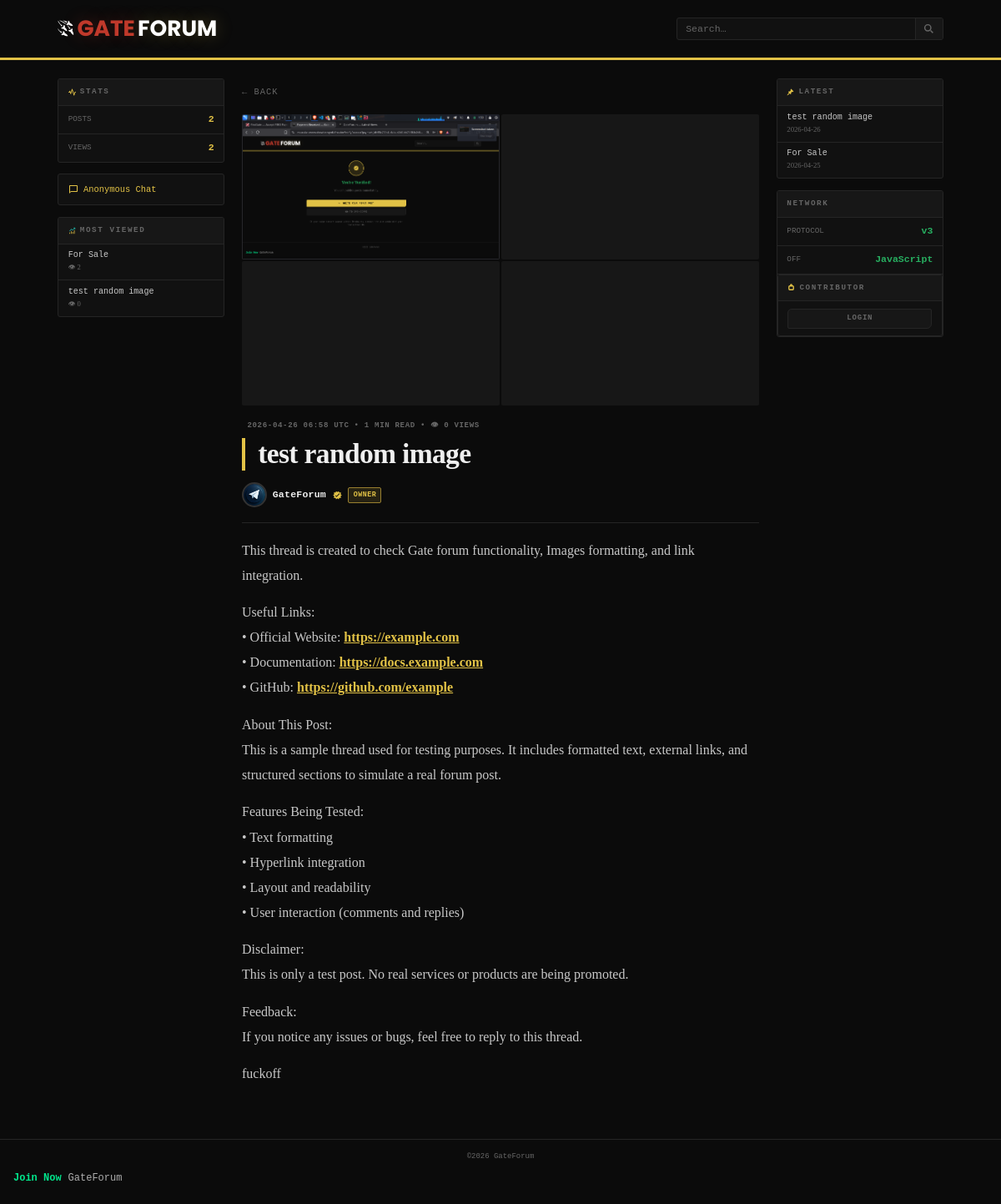
The page /post/035b8b046ecf43f6bb8ec35659585944 on the database as committed earlier.
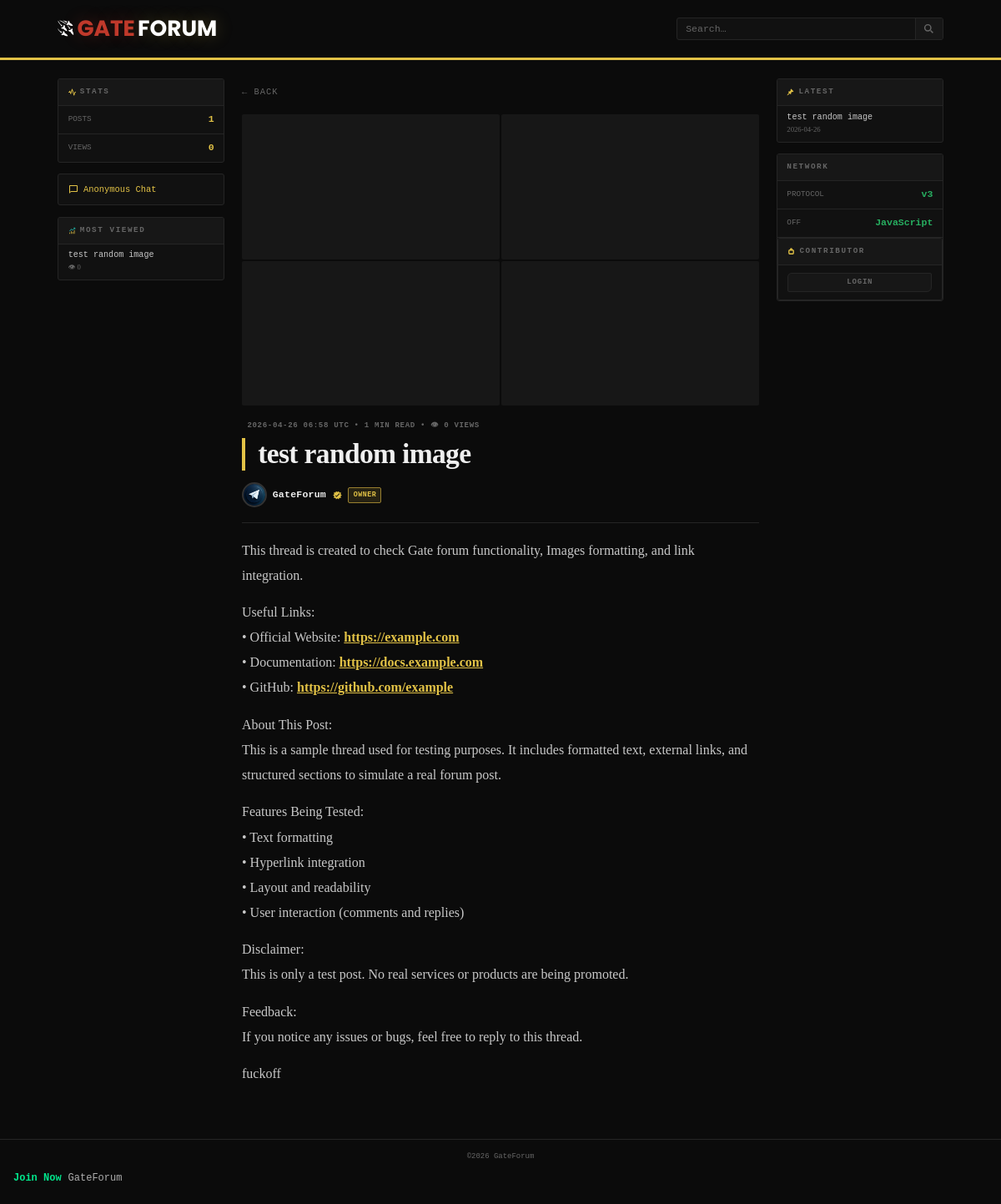
The same page on the database as committed later.
### tables this page shows
CREATE TABLE settings (
            key   TEXT PRIMARY KEY,
            value TEXT NOT NULL DEFAULT ''
        , updated TEXT NOT NULL DEFAULT '');

CREATE TABLE posts (
            id        TEXT PRIMARY KEY,
            title     TEXT NOT NULL,
            body      TEXT NOT NULL,
            images    TEXT NOT NULL DEFAULT '[]',
            author    TEXT NOT NULL DEFAULT 'GateForum',
            role      TEXT NOT NULL DEFAULT '',
            views     INTEGER NOT NULL DEFAULT 0,
            pinned    INTEGER NOT NULL DEFAULT 0,
            created   TEXT NOT NULL,
            edited    TEXT NOT NULL DEFAULT '',
            token_id  TEXT NOT NULL DEFAULT '',
            author_id TEXT NOT NULL DEFAULT ''
        );

CREATE TABLE authors (
            id       TEXT PRIMARY KEY,
            name     TEXT NOT NULL UNIQUE,
            avatar   TEXT NOT NULL DEFAULT '',
            verified INTEGER NOT NULL DEFAULT 0,
            role_badge TEXT NOT NULL DEFAULT '',
            created  TEXT NOT NULL
        );

### app.py (the view)
@app.route("/post/<post_id>")
def post_detail(post_id):
    if get_setting("maintenance","0")=="1" and not _is_admin():
        return render_template("error.html", code=503, msg="Site under maintenance."), 503
    db   = get_db()
    post = db.execute("SELECT * FROM posts WHERE id=?", (post_id,)).fetchone()
    if not post: abort(404)
    db.execute("UPDATE posts SET views=views+1 WHERE id=?", (post_id,))
    db.commit()
    post = db.execute("SELECT * FROM posts WHERE id=?", (post_id,)).fetchone()
    ed   = _enrich(post)
    return render_template("post.html",
        post=post, imgs=ed["imgs"], author_row=ed["author_row"], rt=ed["rt"],
        tok_verified=ed["tok_verified"], tok_avatar=ed["tok_avatar"], sidebar=_sidebar(db))

### app.py (called while the page is built, shortened)
def _chk(store, ip, limit, window) -> bool:
    now = time.time(); cut = now - window
    store[ip] = [t for t in store[ip] if t > cut]
    if len(store[ip]) >= limit: return True
    store[ip].append(now); return False

def _header_anomaly() -> bool:
    ua  = request.headers.get("User-Agent", "")
    acc = request.headers.get("Accept", "")
    is_tor_like = (
        request.remote_addr in ("127.0.0.1", "::1")
        or ".onion" in (request.host or "")
        or not request.headers.get("Accept-Language")  # Tor strips this
    )
    if is_tor_like:
        if request.method == "GET" and not acc:
            return True
        return False

@app.before_request
def _detect_network():
    host = (request.host or "").lower()
    g.via_tor   = host.endswith(".onion") or host in ("127.0.0.1", "::1")
    g.site_host = host

def get_db():
    if "db" not in g:
        g.db = sqlite3.connect(app.config["DATABASE"],
                               detect_types=sqlite3.PARSE_DECLTYPES)
        g.db.row_factory = sqlite3.Row
        g.db.execute("PRAGMA journal_mode=WAL")
        g.db.execute("PRAGMA synchronous=NORMAL")
        g.db.execute("PRAGMA cache_size=-8000")
        g.db.execute("PRAGMA foreign_keys=ON")
    return g.db

@app.teardown_appcontext
def _close_db(e=None):
    db = g.pop("db", None)
    if db: db.close()

def get_setting(key: str, default: str = "") -> str:
    db  = get_db()
    row = db.execute("SELECT value FROM settings WHERE key=?", (key,)).fetchone()
    return row["value"] if row else default

def _get_token_row(tok: str):
    if not tok or len(tok) > 200: return None
    return get_db().execute(
        "SELECT * FROM tokens WHERE token_hash=? AND revoked=0",
        (_hash_token(tok),)
    ).fetchone()

def _current_tok():
    return _get_token_row(request.cookies.get("dn_token",""))

def _is_admin() -> bool:
    return bool(session.get("admin"))

def _author_by_id(aid: str):
    if not aid: return None
    return get_db().execute("SELECT * FROM authors WHERE id=?", (aid,)).fetchone()

def _escape(s): return html.escape(s, quote=False)

def _linkify(s):
    return _URL_RE.sub(
        lambda m: f'<a href="{_escape(m.group(1))}" target="_blank" rel="noopener noreferrer">{_escape(m.group(1))}</a>',
        s)

def _inline(s):
    s = _escape(s)
    s = _BOLD_RE.sub(r'<strong>\1</strong>', s)
    s = _ITALIC_RE.sub(r'<em>\1</em>', s)
    s = _INLINE_RE.sub(r'<code class="inline">\1</code>', s)
    return _linkify(s)

### templates/post.html (shortened to what this page needs)
{% extends "base.html" %}
{% block content %}
<div class="page-grid">
  {% include '_sidebar_left.html' %}
  <article class="post-detail">
    <a href="{{ url_for('index') }}" class="back-link">&larr; Back</a>
    {% if imgs %}
    <div class="post-imgs {% if imgs|length > 1 %}post-imgs--grid{% endif %} post-imgs--detail">
      {% for img in imgs %}
      <img src="{{ url_for('static', filename='uploads/' ~ img) }}" alt="" loading="lazy" decoding="async" class="post-img">
      {% endfor %}
    </div>
    {% endif %}
    <div class="post-meta">{{ post.created[:16] }} UTC &bull; {{ rt }} min read &bull; &#128065; {{ post.views }} views</div>
    <h1 class="detail-title">{{ post.title }}</h1>
    {% include '_byline.html' %}
    <hr class="post-hr">
    <div class="post-body">{{ post.body | md }}</div>
  </article>
  {% include '_sidebar_right.html' %}
</div>
{% endblock %}

### templates/base.html (shortened to what this page needs)
<!DOCTYPE html>
<html lang="en">
<head>
  <link rel="stylesheet" href="{{ url_for('static', filename='css/fonts.css') }}">
  <link rel="stylesheet" href="{{ url_for('static', filename='css/style.css') }}">
</head>
<body>
<div class="site-wrap">
  <header class="site-header">
    <div class="header-inner">
      <a href="{{ url_for('index') }}" class="site-logo">
        <span class="die">{{ site_title.split()[0] if site_title else 'Die' }}</span>{{ site_title.split()[1] if site_title.split()|length > 1 else 'Net' }}
      </a>
      <form class="header-search" method="GET" action="{{ url_for('search') }}">
        <input type="text" name="q" placeholder="Search…" maxlength="200" autocomplete="off" class="hs-input">
        <button type="submit" class="hs-btn" title="Search">
          <svg viewBox="0 0 16 16" fill="none" stroke="currentColor" stroke-width="1.8" width="13" height="13">
            <circle cx="6.5" cy="6.5" r="4.5"/><line x1="10.5" y1="10.5" x2="14" y2="14"/>
          </svg>
        </button>
      </form>
    </div>
  </header>
  <main>{% block content %}{% endblock %}</main>
  <footer class="site-footer">
  ©2026 GateForum
  <div class="footer-line">
    <span class="wallet-title">Join Now</span>
    <span class="wallet-address">
    GateForum
    </span>
  </div>
</footer>
</div>
</body>
</html>

### templates/_sidebar_left.html (shortened to what this page needs)
<aside class="sidebar sidebar-left">
  <div class="panel">
    <div class="panel-title">
      Stats
    </div>
    <div class="stat-row"><span class="stat-l">Posts</span><span class="stat-v">{{ sidebar.total_posts }}</span></div>
    <div class="stat-row"><span class="stat-l">Views</span><span class="stat-v">{{ sidebar.total_views }}</span></div>
  </div>
  <div class="panel">
    <a href="{{ url_for('chat_page') }}" class="panel-link">
      <svg width="12" height="12" viewBox="0 0 24 24"><path fill="var(--accent)" d="M20 2H4c-1.1 0-2 .9-2 2v18l4-4h14c1.1 0 2-.9 2-2V4c0-1.1-.9-2-2-2m0 14H6l-2 2V4h16z"/></svg>
      Anonymous Chat
    </a>
  </div>
  <div class="panel">
    <div class="panel-title">
      Most Viewed
    </div>
    {% if sidebar.top_posts %}
    <ul class="panel-list">
      {% for p in sidebar.top_posts %}
      <li><a href="{{ url_for('post_detail', post_id=p.id) }}" title="{{ p.title }}">{{ p.title }}</a>
      <div class="panel-meta">&#128065; {{ p.views }}</div></li>
      {% endfor %}
    </ul>
    {% else %}<p class="panel-empty">No posts yet.</p>{% endif %}
  </div>
</aside>

### templates/_byline.html
{% set aname = post.author %}
{% set has_author_av = author_row and author_row.avatar %}
{% set has_tok_av = tok_avatar %}
{% set has_av = has_author_av or has_tok_av %}
{% set show_verified = (author_row and author_row.verified) or tok_verified %}
{% set author_badge = author_row.role_badge if author_row and author_row.role_badge else '' %}
<div class="byline">
  <div class="byline-av {% if has_av %}byline-av--img{% endif %}">
    {% if has_author_av %}
      <img src="{{ url_for('static', filename='avatars/' ~ author_row.avatar) }}" alt="{{ aname }}" loading="lazy">
    {% elif has_tok_av %}
      <img src="{{ url_for('static', filename='avatars/' ~ tok_avatar) }}" alt="{{ aname }}" loading="lazy">
    {% else %}
      <span>{{ aname[0]|upper }}</span>
    {% endif %}
  </div>
  <span class="byline-name">{{ aname }}</span>
  {% if show_verified %}
  <span class="verified verified--gold" title="Verified">
    <svg width="13" height="13" viewBox="0 0 24 24"><path fill="currentColor" d="M9 3L8 6H4l1 4l-3 2l3 2l-1 4h4l1 3l3-2l3 2l1-3h4l-1-4l3-2l-3-2l1-4h-4l-1-3l-3 2zm7 5l1 1l-7 7l-3-3l1-1l2 2z"/></svg>
  </span>
  {% endif %}
  {% if author_badge %}
  <span class="role-badge role-{{ author_badge }}">{{ author_badge }}</span>
  {% endif %}
</div>

### templates/_sidebar_right.html (shortened to what this page needs)
<aside class="sidebar sidebar-right">
  <div class="panel">
    <div class="panel-title">
      Latest
    </div>
    {% if sidebar.latest %}
    <ul class="panel-list">
      {% for p in sidebar.latest %}
      <li><a href="{{ url_for('post_detail', post_id=p.id) }}" title="{{ p.title }}">{{ p.title }}</a>
      <div class="panel-meta">{{ p.created[:10] }}</div></li>
      {% endfor %}
    </ul>
    {% else %}<p class="panel-empty">No posts yet.</p>{% endif %}
  </div>
  <div class="panel">
    <div class="panel-title">
      Network
    </div>
    <div class="stat-row"><span class="stat-l">Protocol</span><span class="stat-v" style="color:var(--green)">v3</span></div>
    <div class="stat-row"><span class="stat-l">OFF</span><span class="stat-v" style="color:var(--green)">JavaScript</span></div>
  <div class="panel">
    <div class="panel-title">
      <svg viewBox="0 0 10 10" fill="none" stroke="var(--accent)" stroke-width="1.5" width="9" height="9"><rect x="2" y="3" width="6" height="5" rx="1"/><path d="M4 3V2a1 1 0 0 1 2 0v1"/></svg>
      Contributor
    </div>
    {% if current_is_admin %}
    <div class="panel-actions">
      <a href="{{ url_for('admin_dashboard') }}" class="btn btn-sm btn-primary">Admin Panel</a>
      <a href="{{ url_for('new_post') }}" class="btn btn-sm btn-secondary">+ New Post</a>
    </div>
    {% else %}
    <div class="panel-actions">
      <a href="{{ url_for('token_login') }}" class="btn btn-sm btn-secondary" style="width:100%;justify-content:center;">Login</a>
    </div>
    {% endif %}
  </div>
</aside>

Rows that differ between the two databases and show on the page:
removed posts: title "For Sale", views "2", created "2026-04-25"
Other text that changed with them:
{{ sidebar.total_posts }}: "2" → "1"
{{ sidebar.total_views }}: "2" → "0"
